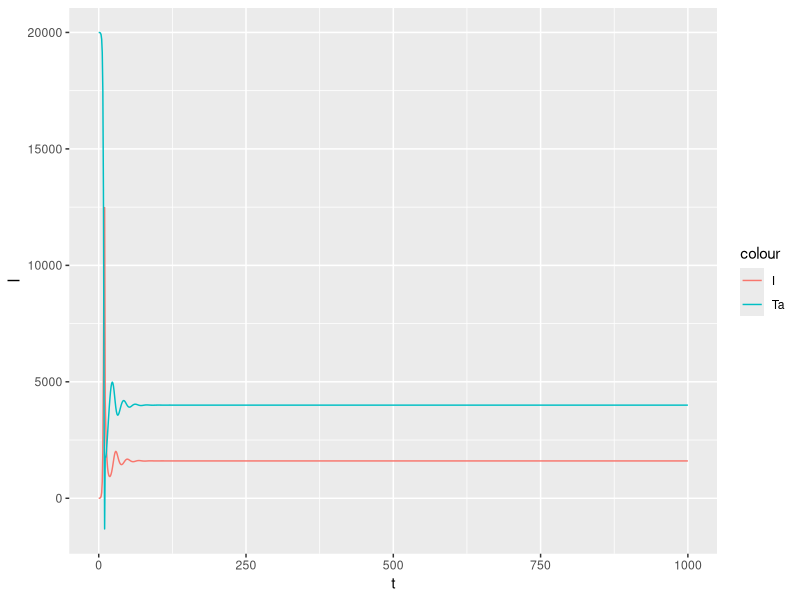

Reproduce this figure in R.
library(ggplot2)

dt <- 1
lambda = 1000 
deltaT = 0.05
deltaI = log(2)/1.39
beta<-5/(lambda/deltaT/deltaI)

xstartTI.Manual <- c(Ta = lambda/deltaT,
                  I = 1)



#the dynamics of the systme is store in the following matrix
out.TI.manual <- rbind(c(t=0, xstartTI.Manual))

for(k in 1:1000){
  #(1) extract the current state of the system from the matrix
  t  <- out.TI.manual[nrow(out.TI.manual), "t"]
  Ta <- out.TI.manual[nrow(out.TI.manual), "Ta"]
  I  <- out.TI.manual[nrow(out.TI.manual), "I"]
  
  #Calculate the increments (i.e. the changes of the variables) that occur in the time-step dt
  # 
  dT <- (lambda - deltaT * Ta - beta * Ta * I) * dt
  dI <- (beta * Ta * I - deltaI * I) * dt
  
  #calculate the state of the system after this time step
  t_updated  = t + dt
  Ta_updated = Ta + dT
  I_updated  = I + dI
  
  #add this to the matrix
  out.TI.manual <- rbind(out.TI.manual, c(t_updated, Ta_updated, I_updated))
}


out.TI.manual<-as.data.frame(out.TI.manual)


ggplot(data=out.TI.manual) +
  geom_line(aes(x=t, y=I, color="I")) +
  geom_line(aes(x=t,y=Ta, color="Ta"))

